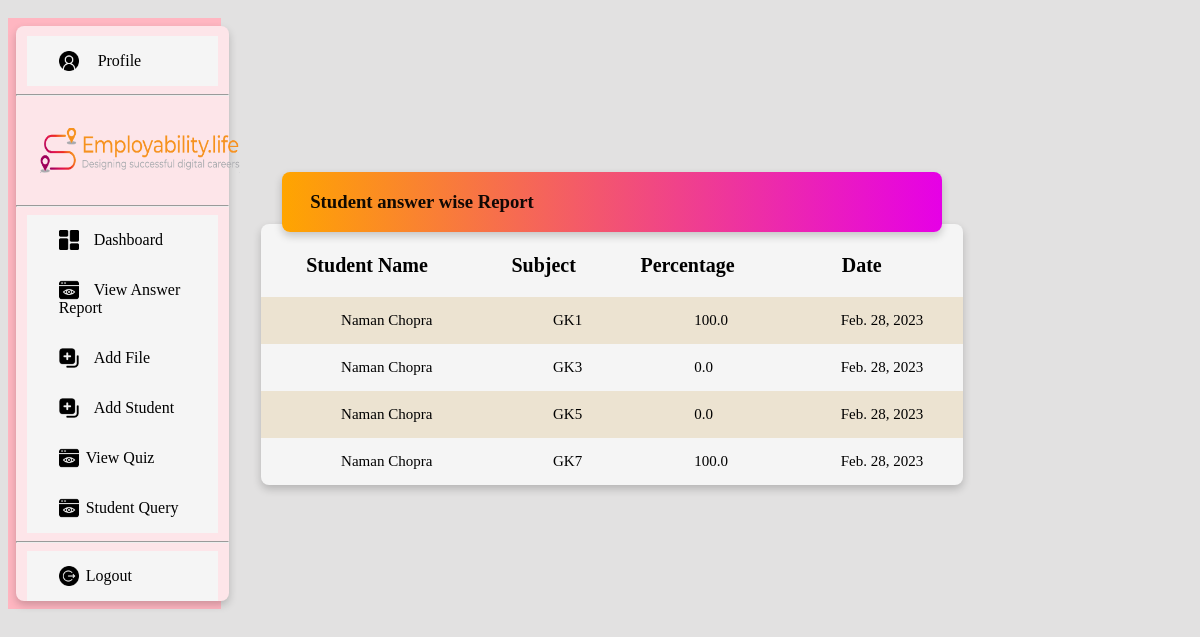
Before: /correct_answer/ (signed in) with the older database file.
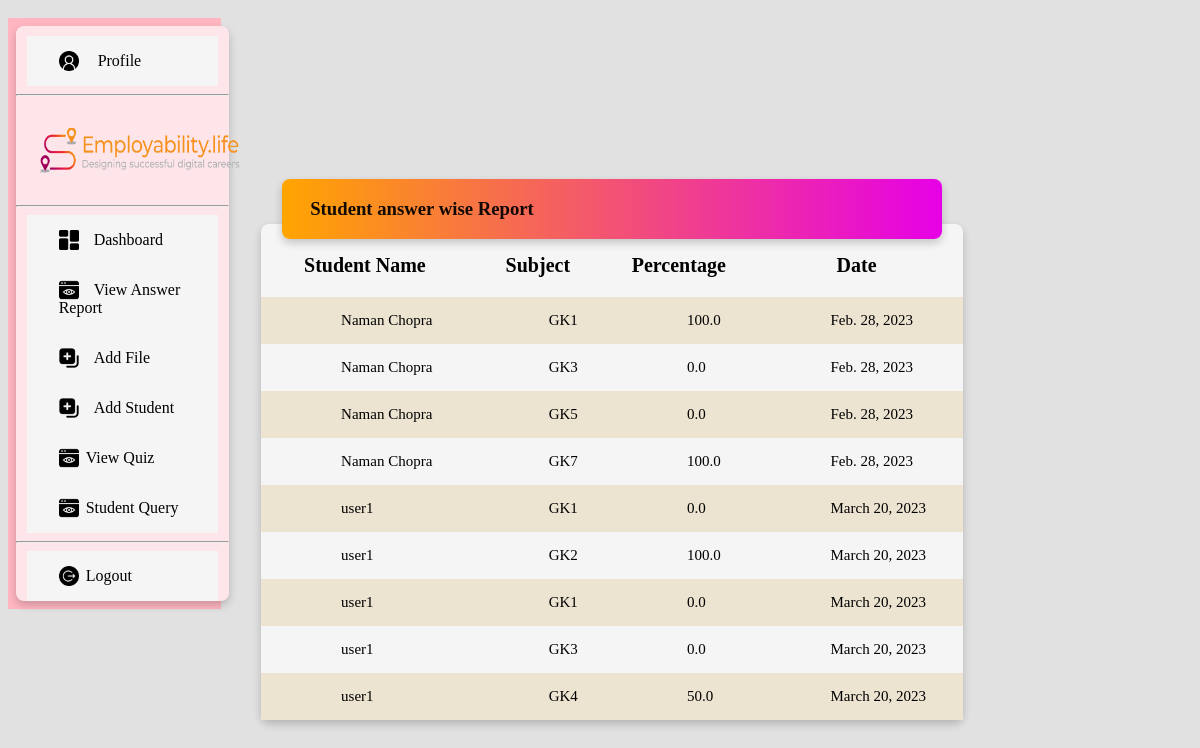
After: the same page with the newer database file.
### quiz/models.py (models this page shows, shortened)
class StudentMarks(models.Model):
    stu_name = models.ForeignKey(
        registerform, on_delete=models.CASCADE, null=True, default="")
    cat_name = models.CharField(max_length=100)
    percentage = models.FloatField(max_length=100)
    attempt=models.BooleanField(default=False)
    createdAt = models.DateField(auto_now_add=True)

class registerform(models.Model):
    name = models.CharField(max_length=100)
    email = models.EmailField()
    Enrollment_No = models.CharField(max_length=100)
    password = models.CharField(max_length=20)
    Attendance = models.PositiveIntegerField(default=0, blank=True)
    cgpa = models.IntegerField("CGPA", default=0, blank=True)
    gpa = models.IntegerField("GPA", default=0, blank=True)
    review = models.IntegerField(default=0, blank=True)
    score = models.PositiveIntegerField(default=0, blank=True,)
    def __str__(self):
        return self.name

### quiz/views.py (the view)
# urls.py: path('correct_answer/', correct_answer, name='correct_answer'),
def correct_answer(request):
    if 'email' in request.session:
        ans = StudentMarks.objects.all()
        return render(request, 'viewanswer.html', {'ans': ans})
    return redirect('sign1')

### quiz/templates/viewanswer.html
{% extends 'admin_base.html' %}
{% load static %}
{% block content %}
<div class="stdreportdrd">
    <div class="dashboard">
        <div class="card table stdtbl">
            <div class="card studentreport">
                <h3 style="font-weight: bold;">&nbsp &nbsp &nbsp Student answer wise Report</h3>
            </div>
            <table>
                <tr>
                    <th>Student Name</th>
                    <th>Subject</th>
                    <th>Percentage</th>
                    <th>Date</th>
                </tr>
                {% for i in ans %}
                <tr>
                    <td>{{i.stu_name}}</td>
                    <td>{{i.cat_name}}</td>
                    <td>{{i.percentage}}</td>
                    <td>{{i.createdAt}}</td>
                </tr>
                {% endfor %}
            </table>
        </div>
    </div>
    {% endblock %}

### quiz/templates/admin_base.html (shortened to what this page needs)
{% load static %}
<html>
<head>
        <link rel="stylesheet" href="{% static 'css/demo.css' %}">
</head>
<body>
        <div class="main">
                <div class="menu">
                        <div class="card menu_item" style="background-color: rgb(253, 229, 233);">
                                <span class="button button1" onclick="window.location.href='';"
                                        style="margin-top: 10px; ">
                                        <a href="{% url 'adprofile' %}" style="text-decoration: none; color: black; ">
                                                <img src="{% static 'icon/profile.png' %}" height="20px" width="20px">
                                                &nbsp Profile
                                        </a>
                                </span>
                                <hr>
                                <div class="logo"><img src="{% static 'images/logo.png' %}" height="45px" width="200px"
                                                style="margin:1.5rem;" onclick="window.location.href='#';"></div>
                                <hr>
                                <a class="button button1" href={% url 'index1' %}><img
                                                src="{% static 'icon/dashbord.png' %}" height="20px" width="20px">
                                        &nbspDashboard</span></a>
                                <a class="button button1" href={% url 'correct_answer' %}><img
                                                src="{% static 'icon/view.png' %}" height="20px" width="20px"> &nbspView
                                        Answer Report</span></a>
                                <a class="button button1" href={% url 'addFile' %}><img
                                                src="{% static 'icon/create.png' %}" height="20px" width="20px">
                                        &nbspAdd File</span></a>
                                <a class="button button1" href={% url 'addstudent' %}><img
                                                src="{% static 'icon/create.png' %}" height="20px" width="20px">
                                        &nbspAdd Student</span></a>
                                <a class="button button1" href={% url 'viewquiz' %}><img
                                        src="{% static 'icon/view.png' %}" height="20px" width="20px">View
                                Quiz </span></a>
                                <a class="button button1" href={% url 'view_query' %}><img
                                                src="{% static 'icon/view.png' %}" height="20px" width="20px">Student
                                        Query</span></a>
                                <hr>
                                <a class="button button1" href={% url 'admlogout' %}><img
                                                src="{% static 'icon/logout.png' %}" height="20px"
                                                width="20px">Logout</span></a>
                        </div>
                </div>
                {% block content %}
                {% endblock %}
        </div>
</body>
</html>

### quiz/static/css/demo.css (style rules this page uses)
* { box-sizing: border-box; }
body { background-color: #d1cece9c; }
.menu { float: left; width: 18%; height: max-content; margin: 10px 0 10px 0; background-color: lightpink; }
.menu_item { margin: 8px; height: 100%; width: 100%; }
.card { background-color: whitesmoke; box-shadow: 0 4px 8px 0 rgba(0, 0, 0, 0.2); transition: 0.3s; border-radius: 8px; }
th { padding-top: 30px; padding-bottom: 20px; font-size: 20px; ; }
td { text-align: start; padding-top: 15px; padding-right: 15px; padding-bottom: 15px; padding-left: 80px; font-size: 15px; }
.table { position: absolute; width: 97%; top: 10%; margin-top: 150px; }
.dashboard { position: relative; float: left; padding: 20px; width: 82%; height: 300px; }
table { border-collapse: collapse; width: 100%; padding-top: 20PX; }
tr:nth-child(even) { background-color: rgb(236, 227, 209); }
.button1 { border: none; color: white; padding: 16px 32px; text-decoration: none; display: inline-block; font-size: 16px; margin-left: 5%; margin-right: 5%; transition-duration: 0.4s; cursor: pointer; }
.button1 { background-color: whitesmoke; color: black; border: 2px #c3c3c3; width: 90%; }
img { cursor: pointer; margin: -2px 7px -5px 0; }
.studentreport { position: absolute; left: 3%; bottom: 97%; height: 60px; width: 94%; background: linear-gradient(90deg, rgba(255, 165, 0, 1) 0%, rgb(230, 0, 230) 100%); color: rgba(0, 0, 0, 0.934); }
.stdtbl { position: relative; }
.stdreportdrd { position: relative; float: left; padding: 20px; width: 82%; }

Changed rows visible on the page:
added StudentMarks: stu_name "user1", cat_name "GK1", percentage "0.0", createdAt "March 20, 2023"
added StudentMarks: stu_name "user1", cat_name "GK2", percentage "100.0", createdAt "March 20, 2023"
added StudentMarks: stu_name "user1", cat_name "GK1", percentage "0.0", createdAt "March 20, 2023"
added StudentMarks: stu_name "user1", cat_name "GK3", percentage "0.0", createdAt "March 20, 2023"
added StudentMarks: stu_name "user1", cat_name "GK4", percentage "50.0", createdAt "March 20, 2023"
